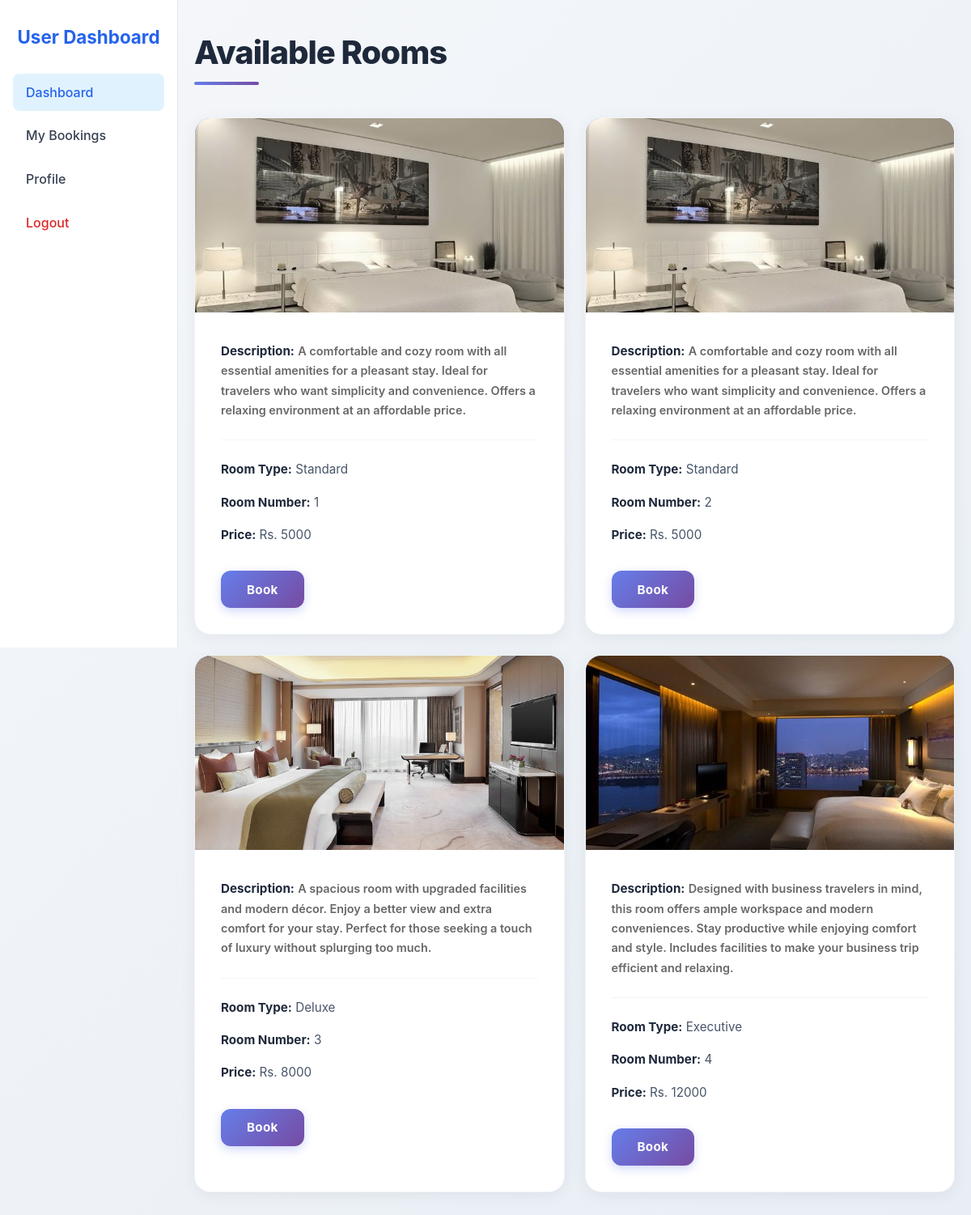
The page /user_dashboard (signed in) on the database its author committed.
### tables this page shows
CREATE TABLE rooms (
            room_id INTEGER PRIMARY KEY AUTOINCREMENT,
            room_number TEXT UNIQUE NOT NULL,
            room_type_id INTEGER NOT NULL,
            price_per_night INTEGER,
            FOREIGN KEY(room_type_id) REFERENCES room_types(room_type_id) ON DELETE CASCADE
        );

CREATE TABLE room_types (
            room_type_id INTEGER PRIMARY KEY AUTOINCREMENT,
            room_type_name TEXT UNIQUE NOT NULL,
            description TEXT,
            price_per_night INTEGER,
            image_path TEXT
        );

### app.py (the view)
@app.route("/user_dashboard")
@login_required
def user_dashboard():
    if session.get("is_admin"):
        flash("User access required.", "danger")
        return redirect(url_for("admin_dashboard"))
    conn = get_db_connection()
    available_rooms = conn.execute("""
        SELECT t1.*, t2.image_path, t2.room_type_name, t2.description
        FROM rooms t1
        LEFT JOIN room_types t2 ON t1.room_type_id = t2.room_type_id
    """).fetchall()
    conn.close()
    return render_template("user_dashboard.html", available_rooms=available_rooms)

### app.py (called while the page is built)
def get_db_connection():
    conn = sqlite3.connect(DB_PATH)
    conn.row_factory = sqlite3.Row
    conn.execute("PRAGMA foreign_keys = ON")
    return conn

def login_required(f):
    @wraps(f)
    def decorated(*args, **kwargs):
        if "user_id" not in session:
            flash("Please login first.", "warning")
            next_url = request.url
            return redirect(url_for("login", next=next_url))
        return f(*args, **kwargs)
    return decorated

### templates/user_dashboard.html (shortened to what this page needs)
<!DOCTYPE html>
<html lang="en">
<head>
    <link rel="stylesheet" href="{{ url_for('static', filename='css/flash.css') }}">
</head>
<body>
    <div class="dashboard">
        <aside class="sidebar">
            <h2>User Dashboard</h2>
            <nav>
                <a href="{{ url_for('user_dashboard') }}" class="active">Dashboard</a>
                <a href="{{ url_for('my_bookings') }}">My Bookings</a>
                <a href="{{ url_for('user_profile') }}">Profile</a>
                <a href="{{ url_for('logout') }}" class="logout">Logout</a>
            </nav>
        </aside>
        <section class="rooms-section">
            <h2 class="section-title">Available Rooms</h2>
            <div class="rooms-grid">
                {% for r in available_rooms %}
                <div class="room-card">
                    {% if r.image_path %}
                    <img src="{{ url_for('static', filename='uploads/rooms/' ~ r.image_path) }}" alt="Room Image">
                    {% endif %}
                    <div class="room-info">
                        <p><strong>Description:</strong> <span
                                style="color: rgba(87, 87, 87, 0.904); font-weight: 600; font-size: 0.9rem;">{{
                                r.description }}</span></p>
                        <p><strong>Room Type:</strong> {{ r.room_type_name }}</p>
                        <p><strong>Room Number:</strong> {{ r.room_number }}</p>
                        <p><strong>Price:</strong> Rs. {{ r.price_per_night }}</p>
                        <a href="{{ url_for('book_room', room_id=r.room_id) }}" class="btn btn-primary">Book</a>
                    </div>
                </div>
                {% else %}
                <div class="empty-state">
                    <p>No rooms available right now.</p>
                </div>
                {% endfor %}
            </div>
        </section>
    </div>
</body>
</html>

### templates/user_dashboard.html (style rules this page uses)
* { margin: 0; padding: 0; box-sizing: border-box; }
body { font-family: 'Inter', -apple-system, BlinkMacSystemFont, 'Segoe UI', Arial, sans-serif; background: linear-gradient(135deg, #f5f7fa 0%, #e8eef5 100%); color: #1e293b; }
.dashboard { display: flex; min-height: 100vh; }
.sidebar { width: 220px; background: #ffffff; border-right: 1px solid #e5e7eb; padding: 2rem 1rem; position: fixed; height: 100vh; }
.sidebar h2 { font-size: 1.4rem; font-weight: 700; text-align: center; margin-bottom: 2rem; color: #2563eb; }
.sidebar nav { display: flex; flex-direction: column; gap: 0.5rem; }
.sidebar nav a { padding: 0.8rem 1rem; color: #374151; text-decoration: none; border-radius: 8px; font-weight: 500; transition: all 0.2s ease-in-out; }
.sidebar nav a:hover, .sidebar nav a.active { background: #e0f2fe; color: #2563eb; }
.sidebar nav a.logout { margin-top: auto; color: #dc2626; }
.rooms-section { flex: 1; margin-left: 220px; padding: 40px 20px; width: calc(100% - 220px); }
.section-title { font-size: 2.5rem; font-weight: 800; color: #1e293b; margin-bottom: 2.5rem; letter-spacing: -1px; position: relative; padding-bottom: 1rem; }
.section-title::after { content: ''; position: absolute; left: 0; bottom: 0; width: 80px; height: 4px; background: linear-gradient(135deg, #667eea 0%, #764ba2 100%); border-radius: 2px; }
.rooms-grid { display: grid; grid-template-columns: repeat(auto-fill, minmax(350px, 1fr)); gap: 25px; }
.room-card { background: white; border-radius: 20px; overflow: hidden; box-shadow: 0 4px 20px rgba(0, 0, 0, 0.06); transition: all 0.4s cubic-bezier(0.4, 0, 0.2, 1); border: 1px solid #f1f5f9; }
.room-card img { width: 100%; height: 240px; object-fit: cover; background: linear-gradient(135deg, #667eea 0%, #764ba2 100%); transition: transform 0.4s ease; }
.room-info { padding: 2rem; }
.room-info p { margin-bottom: 1rem; font-size: 0.95rem; color: #475569; line-height: 1.6; }
.room-info p strong { color: #1e293b; font-weight: 700; }
.room-info p:first-child { margin-bottom: 1.5rem; padding-bottom: 1.5rem; border-bottom: 1px solid #f1f5f9; }
.room-info p:first-child span { color: #64748b; font-weight: 500; font-size: 0.9rem; }
.btn { display: inline-block; padding: 0.85rem 2rem; background: linear-gradient(135deg, #667eea 0%, #764ba2 100%); color: white; text-decoration: none; border-radius: 12px; font-weight: 700; font-size: 0.95rem; transition: all 0.3s cubic-bezier(0.4, 0, 0.2, 1); margin-top: 1rem; text-align: center; box-shadow: 0 4px 12px rgba(102, 126, 234, 0.3); letter-spacing: 0.3px; }

### rows shown on the page
rooms: image_path (picture), description "A comfortable and cozy room with all essential amenities for a pleasant stay. Ideal for travelers who want simplicity and convenience. Offers a relaxing environment at an affordable price.", room_type_name "Standard", room_number "1", price_per_night "5000"
rooms: image_path (picture), description "A comfortable and cozy room with all essential amenities for a pleasant stay. Ideal for travelers who want simplicity and convenience. Offers a relaxing environment at an affordable price.", room_type_name "Standard", room_number "2", price_per_night "5000"
rooms: image_path (picture), description "A spacious room with upgraded facilities and modern décor. Enjoy a better view and extra comfort for your stay. Perfect for those seeking a touch of luxury without splurging too much.", room_type_name "Deluxe", room_number "3", price_per_night "8000"
rooms: image_path (picture), description "Designed with business travelers in mind, this room offers ample workspace and modern conveniences. Stay productive while enjoying comfort and style. Includes facilities to make your business trip efficient and relaxing.", room_type_name "Executive", room_number "4", price_per_night "12000"
